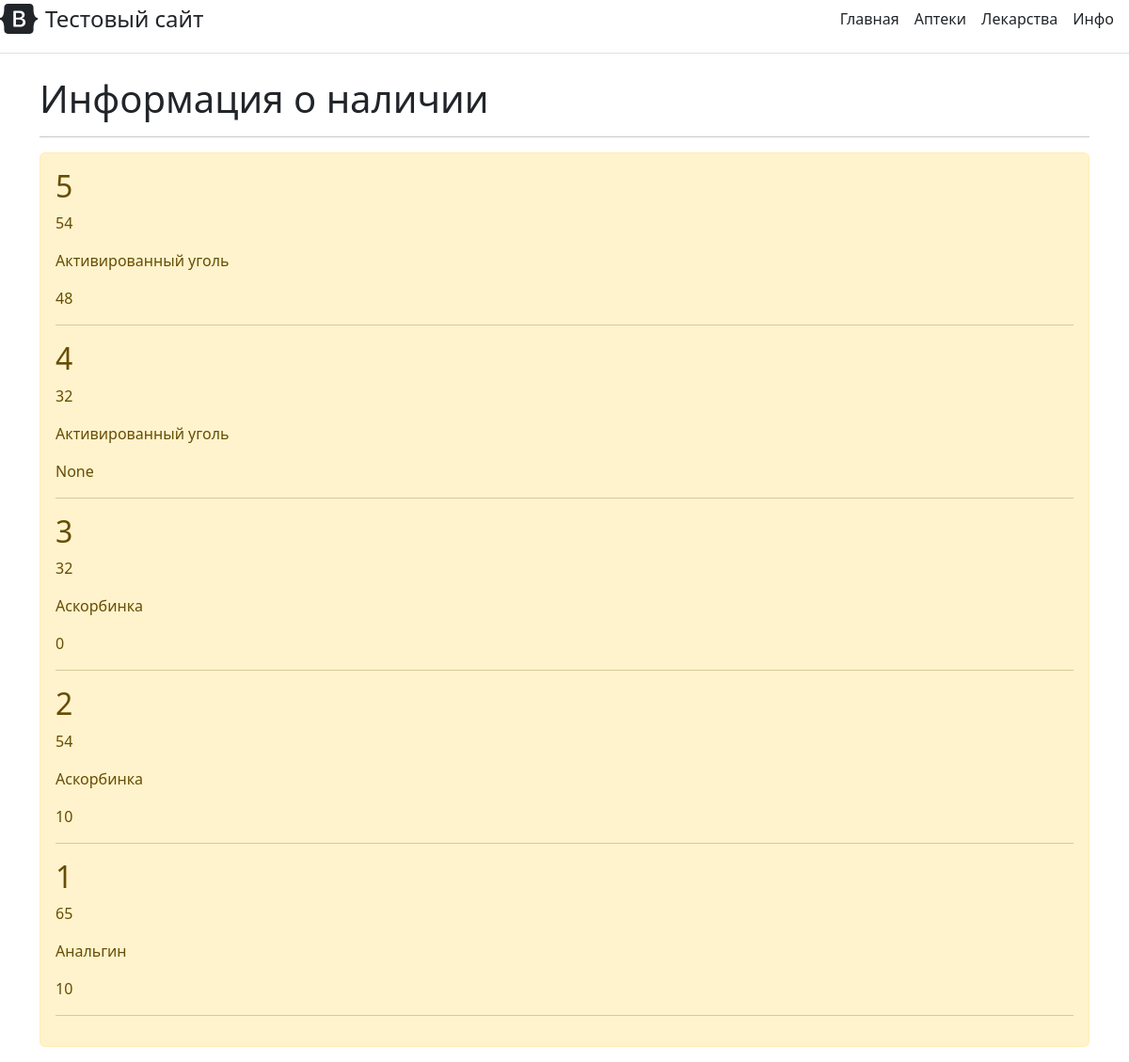
Screenshot of /info with the database file from the repository.
### main/models.py (models this page shows)
class Info(models.Model):
    pharmacy = models.ForeignKey('Pharmacy', null=True, on_delete=models.PROTECT, verbose_name='Аптека')
    pills = models.ForeignKey('Pills', null=True, on_delete=models.PROTECT, verbose_name='Лекарство')
    amount = models.IntegerField(null=True, blank=True)
    class Meta:
        verbose_name = 'Информация о наличии'
        verbose_name_plural = 'Информация о наличии'
        ordering = ['-id']

class Pharmacy(models.Model):
    number = models.IntegerField(verbose_name="Номер")
    location = models.TextField(null=True, blank=True, verbose_name="Адрес")
    metro_station = models.CharField(max_length=50, verbose_name="Станция метро")
    def __str__(self):
        return str(self.number)
    class Meta:
        verbose_name_plural = 'Аптеки'
        verbose_name = 'Аптека'
        ordering = ['number']

class Pills(models.Model):
    name = models.CharField(max_length=50, verbose_name="Название")
    doze = models.FloatField(null=True, blank=True, verbose_name="Дозировка")
    amount = models.FloatField(null=True, blank=True, verbose_name="Количество")
    creator = models.CharField(max_length=50, null=True, blank=True, verbose_name="Производитель")
    receptRequired = models.BooleanField(verbose_name="Необходимость рецепта")
    category = models.ForeignKey('PillsCategory', null=True, on_delete=models.PROTECT, verbose_name='Категория')
    price = models.FloatField(verbose_name="Цена")
    def __str__(self):
        return self.name
    class Meta:
        verbose_name_plural = 'Лекарства'
        verbose_name = 'Лекарство'
        ordering = ['name']

### main/views.py (the view)
# urls.py: path("info", views.info_page, name='info'),
def info_page(request):
    info_items = Info.objects.order_by('-id')
    return render(request, 'main/info.html', {'info_items': info_items})

### main/templates/main/info.html (shortened to what this page needs)
{% extends 'main/base.html' %}
{% block entity_name %}
Информация о наличии
{% endblock %}
{% block cycle %}
    {% for el in info_items %}
	<div>
        <h2>{{ el.id }}</h2>
		<p>{{ el.pharmacy }}</p>
		<p>{{ el.pills }}</p>
		<p>{{ el.amount}}</p>
        <hr>
	</div>
	{% endfor %}
{% endblock %}

### rows the page displays
Info: id "5", pharmacy "54", pills "Активированный уголь", amount "48"
Info: id "4", pharmacy "32", pills "Активированный уголь", amount "None"
Info: id "3", pharmacy "32", pills "Аскорбинка", amount "0"
Info: id "2", pharmacy "54", pills "Аскорбинка", amount "10"
Info: id "1", pharmacy "65", pills "Анальгин", amount "10"
